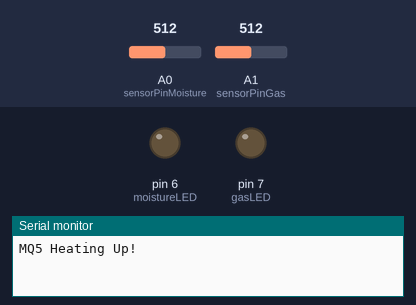
Simulated run of this sketch. Board: Arduino Mega 2560, built with avr-gcc and run on an emulated ATmega2560. Shown: output pins drawn as LEDs (lit = HIGH), the last lines printed to the serial monitor. The inputs (shaded band) are chosen by the test bench; at power-on: A0 (sensorPinMoisture) = 512, A1 (sensorPinGas) = 512.

Above: at 0.1 s.
At 20.1 s:
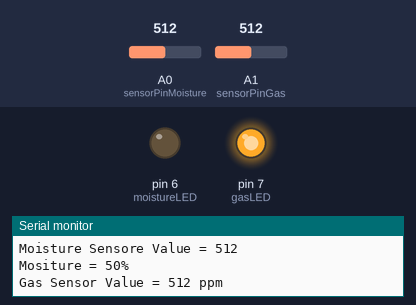
Timing chart, 0 to 21.6 s (numbered marks = the images above):
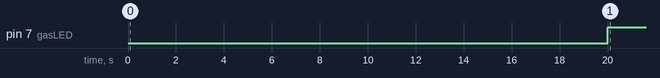

Measured:
- by itself, pin 7 (gasLED): LOW → HIGH at 20.0 s

The sketch:

arduino.ino
```cpp
#define moistureLED 6
#define sensorPinMoisture A0
int miostureThreshold = 20;


#define  gasLED 7
#define sensorPinGas A1
int gasThreshold = 250;

int moisture = 0;
int gas = 0;

void setup() {
  Serial.begin(9600);
  Serial1.begin(115200);

  Serial1.println("moisture: " + String(moisture));
  Serial1.println("gas: " + String(gas));

  pinMode(sensorPinMoisture, INPUT);
  pinMode(moistureLED, OUTPUT);

  pinMode(sensorPinGas, INPUT);
  pinMode(gasLED, OUTPUT);

  digitalWrite(moistureLED, LOW);
  digitalWrite(gasLED, LOW);

  Serial.println("MQ5 Heating Up!");
  delay(20000); // allow the MQ5 to warm up
}

void loop() {
  int newMoisture = readSensorMoisture();
  if (newMoisture != moisture) {
    moisture = newMoisture;
    Serial1.println("moisture: " + String(moisture));
  }

  int newGas = readSensorGas();
  if (newGas != gas) {
    gas = newGas;
    Serial1.println("gas: " + String(gas));
  }

  Serial.println("");
  delay(10000);
}


//  This function returns the analog data to calling function
int readSensorMoisture() {
  int outputValue= analogRead(sensorPinMoisture);
  Serial.print("Moisture Sensore Value = ");
  Serial.println(outputValue);
  outputValue = map(outputValue,1023,10,0,100);
  Serial.print("Mositure = ");
  Serial.print(outputValue);
  Serial.println("%");
  if (outputValue < miostureThreshold)
    digitalWrite(moistureLED, HIGH);
  else
    digitalWrite(moistureLED, LOW);
  return outputValue;             // Return analog moisture value
}

int readSensorGas() {
  int gasValue = analogRead(sensorPinGas);
  Serial.print("Gas Sensor Value = ");
  Serial.print(gasValue);
  Serial.println(" ppm");

  if (gasValue > gasThreshold) {
    digitalWrite(gasLED, HIGH);
  }
  else {
    digitalWrite(gasLED, LOW);
  }
  return gasValue;
}
```
